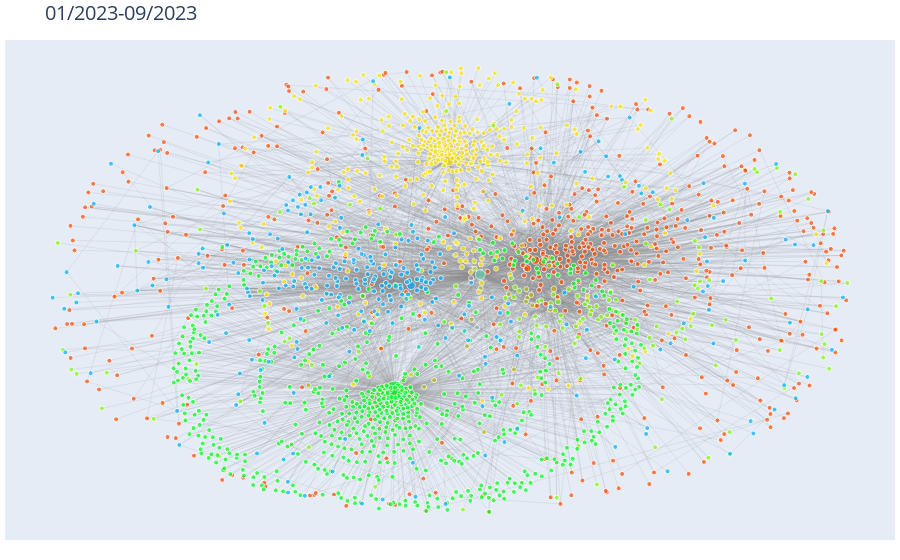

The cell this chart's notebook holds for it:
### Code cell
ecosystem_g_figure

### Figure 1 — Plotly figure (JSON) as saved in the notebook; plotly's stock layout.template omitted (floating-point values rounded to 4 significant figures; data arrays with more than 128 entries replaced by an {"elided": "..."} marker saying what was removed)
{"data": [{"hoverinfo": "none", "line": {"color": "#888", "width": 0.15}, "mode": "lines", "type": "scatter", "x": {"elided": "13908 float values"}, "y": {"elided": "13908 float values"}}, {"hoverinfo": "text", "marker": {"color": {"elided": "2120 str values"}, "size": {"elided": "2120 float values"}}, "mode": "markers", "text": {"elided": "2120 str values"}, "type": "scatter", "x": {"elided": "2120 float values"}, "y": {"elided": "2120 float values"}}], "layout": {"hovermode": "closest", "margin": {"b": 20, "l": 5, "r": 5, "t": 40}, "showlegend": false, "title": {"font": {"size": 20}, "text": "01/2023-09/2023"}, "xaxis": {"showgrid": false, "showticklabels": false, "zeroline": false}, "yaxis": {"showgrid": false, "showticklabels": false, "zeroline": false}}}
